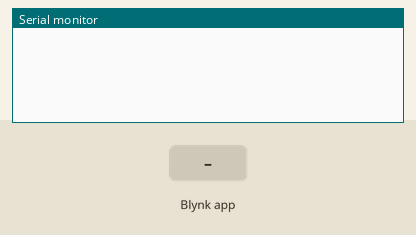
Recording of a sketch running on a simulated ESP32. Shown: the last lines printed to the serial monitor. Inputs (shaded band) come from the test bench. WiFi joins after 1.5 s; servers stay silent unless stated.

Above: at 4.0 s.
4.1 s: Blynk app writes 1 to V0
At 4.5 s:
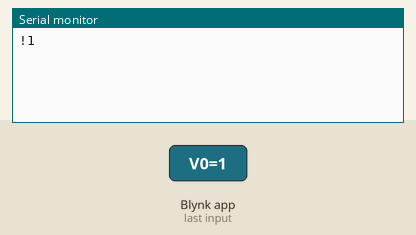
5.6 s: Blynk app writes 0 to V1
At 6.8 s:
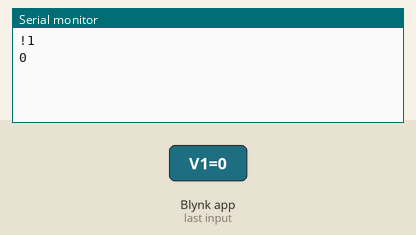

The sketch:

led_message_moving_display_ESP32.ino
```cpp
#define BLYNK_TEMPLATE_ID "Template ID"
#define BLYNK_DEVICE_NAME "Device name"
#define BLYNK_AUTH_TOKEN "Auth Token"

#define BLYNK_PRINT Serial
#include <WiFi.h>
#include <WiFiClient.h>
#include <BlynkSimpleEsp32.h>

#include <SoftwareSerial.h>
// Install software library for the ESP32. Library link is available in the video description

char auth[] = BLYNK_AUTH_TOKEN;
char ssid[] = "********"; // Change your Wifi/ Hotspot Name
char pass[] = "********"; // Change your Wifi/ Hotspot Password

int x = 0;
bool text = false;
String textIn = "";
String text_speed = "";
BLYNK_WRITE(V0)
{
  textIn = param.asStr();
  if (textIn) // working for text Input Widget
  {
    text = true;
    x = 0;
    Serial2.print(String("!") + textIn + String("\r\n"));
    Serial.print(String("!") + textIn + String("\r\n"));
    text = false;
    Serial2.flush();
  }
}

BLYNK_WRITE(V1)
{
  text_speed = param.asStr();
/* Control the speed of the scrolling texts
 *  0xF0 = Static Mode, No scrolling
 *  0xF1 to 0xFF = You can send any hex values frmo 0xF1 to 0xFF, where 0xF1 is the fastest and 0xFF is the
 *  lowest scrolling speed. Default power up speed is medium at 0xFA
 */
  if (text_speed == "0") // working for text Input Widget
  {
    Serial2.write(0xF0);
    Serial.print(text_speed);
  }
  if (text_speed == "50") // working for text Input Widget
  {
    Serial2.write(0xFF);
    Serial.print(text_speed);
  }
  if (text_speed == "100") // working for text Input Widget
  {
    Serial2.write(0xF1);
    Serial.println(text_speed);
  }
  delay(100);
  Serial2.flush();
}

void setup()
{
  Serial.begin(9600);
  Serial2.begin(9600, SERIAL_8N1, 16, 17);
  Blynk.begin(auth, ssid, pass);
  delay(1000);
}

void loop()
{
  Blynk.run();
}
```

Measured:
- after the input at 4.1 s, the serial monitor: prints a new line at once (image 1)
- after the input at 5.6 s, the serial monitor: prints a new line at once (image 2)
